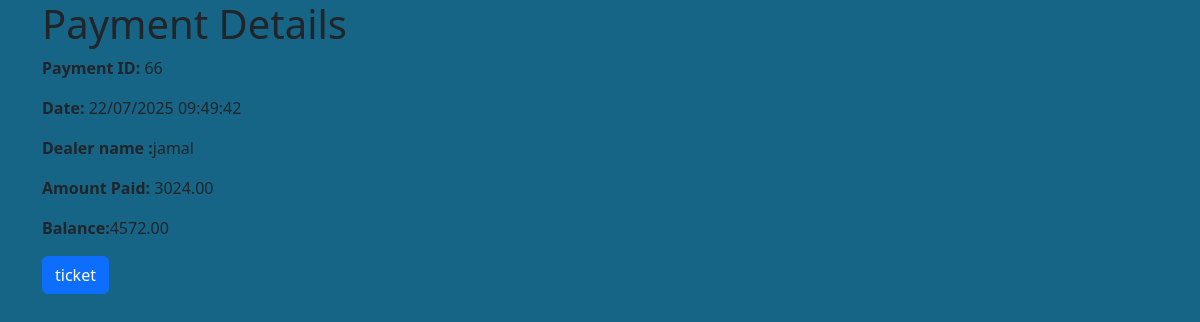
The app's page /sale/monthly_payment/66/, older data.
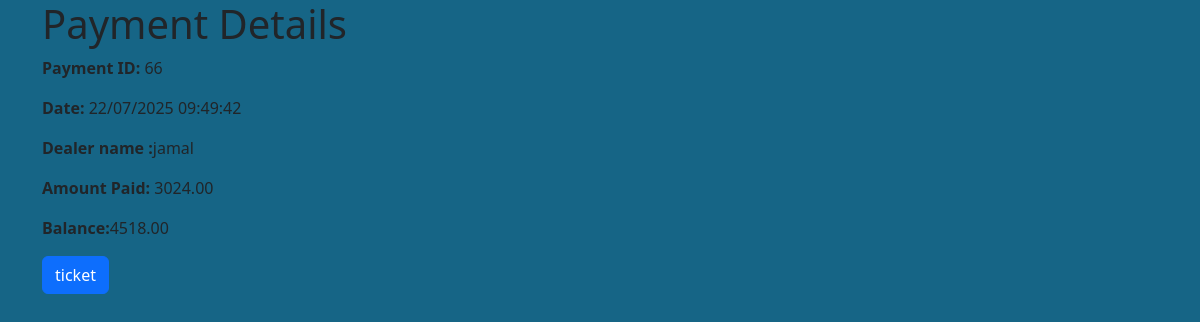
The same page, newer data.
### sale/models.py (models this page shows, shortened)
class Dealer(models.Model):
    created_at = models.DateField(auto_now_add=True)
    name = models.CharField(max_length=100)
    phone_whatsapp = models.CharField(
        max_length=13,
        validators=[RegexValidator(
            regex=r'^\+?1?\d{9,13}$',
            message="Phone number must be entered in the format: '+212**********'. Up to 13 digits allowed.")]
    )
    is_active = models.BooleanField(default=True)
    balance = models.DecimalField(max_digits=10, decimal_places=2, default=0.00)
    balance_limit = models.DecimalField(max_digits=10, decimal_places=2, default=0.00)
    @property
    def get_balance(self):
        return self.balance
    @property
    def get_partial_and_unpaid_sales(self):
        sales = SaleToDealer.objects.filter(dealer=self).order_by('date')
        unpaid_sales = [sale for sale in sales if sale.amount_due > 0]
        return unpaid_sales
    @property
    def total_unpaid(self):
        sales = self.get_partial_and_unpaid_sales
        total_unpaid = sum(
                sale.get_TTC - sum(payment.amount_paid for payment in sale.sale_payments.all())
                for sale in sales
            )
        return total_unpaid

### sale/views.py (the view)
# urls.py: path('monthly_payment/<int:pk>/', views.MonthlyPaymentDetails, name='monthly-payment'),
def MonthlyPaymentDetails(request, pk):
    payment = get_object_or_404(MonthlyPayment, pk=pk)
    dealer = payment.dealer
    total_unpaid_sales = dealer.total_unpaid
    context = {
        'dealer': dealer,
        'payment': payment,
    }
    return render(request, 'sale/monthly_payment_detail.html', context)

### sale/models.py (called while the page is built)
    @property
    def get_TTC(self):
        return round(self.get_HT * Decimal(1.20), 2)

    @property
    def get_HT(self):
        return sum(order.get_subtotal for order in self.order_line_set.all())

    @property
    def get_subtotal(self):
        return Decimal(self.quantity) * Decimal(self.price)

    @property
    def amount_due(self):
        total_paid = sum(payment.amount_paid for payment in self.sale_payments.all())
        return self.get_TTC - total_paid

### stock/context_processors.py (called while the page is built)
def stock_alerts(request):
    alerts = []
    items = StockAlert.objects.all()
    for item in items:
        if item.item.get_current_qte < item.threshold:
            alerts.append(item)
    return {
        'stock_alerts': alerts  # Make stock_alerts available in templates
    }

### sale/templates/sale/monthly_payment_detail.html
{% extends 'sale/base.html' %}
{% block content %}
{% load static %}
{% load crispy_forms_tags %}
<h1>Payment Details</h1>
<p><strong>Payment ID:</strong> {{ payment.pk }}</p>
<p><strong>Date:</strong> {{ payment.date|date:"d/m/Y H:i:s" }}</p>
<p><strong>Dealer name :</strong>{{ dealer.name}}</p>
<p><strong>Amount Paid:</strong> {{ payment.amount }}</p>
<p><strong>Balance:</strong>{{dealer.get_balance }}</p>
<div class="pdf-buttons">
    <a href="{% url 'sale:generate_recu' payment_id=payment.pk %}" class="btn btn-primary" download="ticket-{{ payment.pk }}.pdf">ticket</a>
</div>
{% endblock %}

Row changes from the older to the newer data that the page shows:
changed Dealer "jamal": get_balance "4572.00" → "4518.00"
